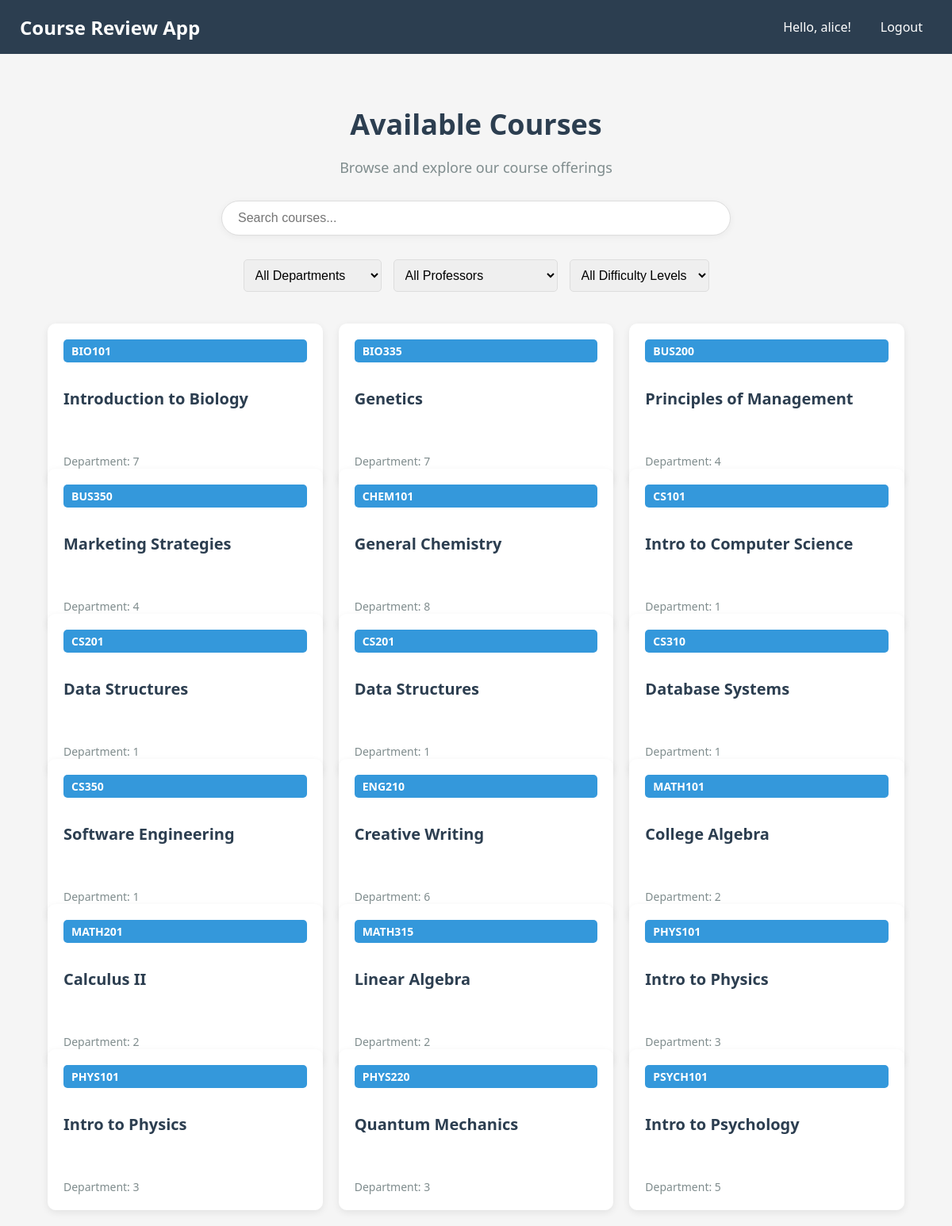
The page /courses (signed in) on the database its author committed.
### tables this page shows
CREATE TABLE courses (
    course_code TEXT PRIMARY KEY,
    course_name TEXT NOT NULL, 
    department_id TEXT NOT NULL,
    FOREIGN KEY (department_id) REFERENCES departments(department_id)
);

### main.py (the view)
@app.route('/courses')
@login_required
def courses():
    conn = get_db_connection()
    courses = conn.execute('''
        SELECT c.course_code, c.course_name, c.department_id, d.department_name,
               cp.professor_id, p.name as professor_name,
               AVG(r.difficulty_rating) as avg_difficulty
        FROM courses c
        LEFT JOIN departments d ON c.department_id = d.department_id
        LEFT JOIN course_professors cp ON c.course_code = cp.course_code
        LEFT JOIN professors p ON cp.professor_id = p.professor_id
        LEFT JOIN reviews r ON c.course_code = r.course_code
        GROUP BY c.course_code, c.course_name, c.department_id, d.department_name, cp.professor_id, p.name
    ''').fetchall()
    departments = conn.execute('SELECT department_id, department_name FROM departments').fetchall()
    professors = conn.execute('SELECT professor_id, name FROM professors').fetchall()
    conn.close()
    return render_template('courses.html', courses=courses, departments=departments, professors=professors)

### main.py (called while the page is built)
def login_required(view):
    @wraps(view)
    def wrapped_view(**kwargs):
        if 'user_id' not in session:
            return redirect(url_for('login'))
        return view(**kwargs)
    return wrapped_view

def get_db_connection():
    conn = sqlite3.connect('database.db')
    conn.row_factory = sqlite3.Row
    return conn

### src/templates/courses.html (shortened to what this page needs)
{% extends 'base.html' %}
{% block content %}
<div class="courses-container">
    <div class="header-section">
        <h1>Available Courses</h1>
        <p class="subtitle">Browse and explore our course offerings</p>
    </div>
    <div class="search-section">
        <input type="text" id="courseSearch" placeholder="Search courses..." class="search-input">
    </div>
    <div class="filter-section">
        <select id="departmentFilter" class="filter-dropdown">
            <option value="">All Departments</option>
        </select>
        <select id="professorFilter" class="filter-dropdown">
            <option value="">All Professors</option>
        </select>
        <select id="difficultyFilter" class="filter-dropdown">
            <option value="">All Difficulty Levels</option>
        </select>
    </div>
    <div class="courses-grid">
        {% for course in courses %}
        <a href="{{ url_for('course_detail', course_code=course['course_code']) }}" class="course-card" data-professor-id="{{ course['professor_id'] }}" data-avg-difficulty="{{ course['avg_difficulty'] }}">
            <div class="course-code">{{ course['course_code'] }}</div>
            <h3 class="course-title">{{ course['course_name'] }}</h3>
            {% if course['department_id'] %}
            <div class="course-dept">Department: {{ course['department_id'] }}</div>
            {% endif %}
        </a>
        {% endfor %}
    </div>
</div>
{% endblock %}

### src/templates/base.html (shortened to what this page needs)
<!DOCTYPE html>
<html lang="en">
<head>
    <link rel="stylesheet" href="{{ url_for('static', filename='style.css') }}">
</head>
<body>
    <nav class="navbar">
        <div class="navbar-brand">
            <a href="{{ url_for('index') }}">Course Review App</a>
        </div>
        <div class="navbar-menu">
            {% if 'user_id' in session %}
            <div class="navbar-user">
                <span>Hello, {{ session['username'] }}!</span>
                <a href="{{ url_for('logout') }}" class="logout-btn">Logout</a>
            </div>
            {% else %}
            <div class="navbar-auth">
                <a href="{{ url_for('login') }}">Login</a>
                <a href="{{ url_for('register') }}">Register</a>
            </div>
            {% endif %}
        </div>
    </nav>
    <div id="main">
        {% block content %}{% endblock %}
    </div>
</body>
</html>

### src/style.css (style rules this page uses)
body { background-color: white; color: black; font-family: sans-serif; margin: 0; }
nav { background-color: #333; color: white; padding: 10px 20px; display: flex; justify-content: space-between; align-items: center; }
nav a { color: white; text-decoration: none; }

### src/templates/courses.html (style rules this page uses)
.courses-container { max-width: 1200px; margin: 0 auto; padding: 20px; }
.header-section { text-align: center; margin-bottom: 30px; }
.header-section h1 { font-size: 36px; color: #2c3e50; margin-bottom: 10px; }
.subtitle { font-size: 18px; color: #7f8c8d; margin-bottom: 30px; }
.search-section { margin-bottom: 30px; display: flex; justify-content: center; }
.search-input { width: 100%; max-width: 600px; padding: 12px 20px; border-radius: 30px; border: 1px solid #ddd; font-size: 16px; box-shadow: 0 2px 10px rgba(0,0,0,0.05); transition: all 0.3s ease; }
.filter-section { display: flex; justify-content: center; gap: 15px; margin-bottom: 20px; }
.filter-dropdown { padding: 10px; border: 1px solid #ddd; border-radius: 5px; font-size: 16px; }
.courses-grid { display: grid; grid-template-columns: repeat(auto-fill, minmax(300px, 1fr)); gap: 20px; padding: 20px; }
.course-card { background-color: white; border-radius: 10px; padding: 20px; box-shadow: 0 3px 10px rgba(0,0,0,0.08); transition: all 0.3s ease; text-decoration: none; color: inherit; position: relative; overflow: hidden; display: flex; flex-direction: column; height: 100%; }
.course-code { display: inline-block; background-color: #3498db; color: white; padding: 5px 10px; border-radius: 5px; font-size: 14px; font-weight: bold; margin-bottom: 12px; }
.course-title { font-size: 20px; margin-bottom: 15px; color: #2c3e50; flex-grow: 1; line-height: 1.4; }
.course-dept { font-size: 14px; color: #7f8c8d; margin-top: auto; }

### src/templates/base.html (style rules this page uses)
body { margin: 0; padding: 0; font-family: 'Segoe UI', Tahoma, Geneva, Verdana, sans-serif; background-color: #f5f5f5; color: #333; }
.navbar { display: flex; justify-content: space-between; align-items: center; background-color: #2c3e50; padding: 15px 25px; color: white; }
.navbar a { color: white; text-decoration: none; }
.navbar-brand a { font-size: 1.5rem; font-weight: bold; }
.navbar-menu { display: flex; align-items: center; }
.navbar-auth a, .logout-btn { margin-left: 15px; padding: 8px 12px; border-radius: 4px; transition: background-color 0.2s; }
.navbar-user { display: flex; align-items: center; }
.navbar-user span { margin-right: 10px; }
#main { max-width: 1200px; margin: 0 auto; padding: 20px; }

### rows shown on the page
courses: course_code "BIO101", course_name "Introduction to Biology", department_id "7"
courses: course_code "BIO335", course_name "Genetics", department_id "7"
courses: course_code "BUS200", course_name "Principles of Management", department_id "4"
courses: course_code "BUS350", course_name "Marketing Strategies", department_id "4"
courses: course_code "CHEM101", course_name "General Chemistry", department_id "8"
courses: course_code "CS101", course_name "Intro to Computer Science", department_id "1"
courses: course_code "CS201", course_name "Data Structures", department_id "1"
courses: course_code "CS310", course_name "Database Systems", department_id "1"
courses: course_code "CS350", course_name "Software Engineering", department_id "1"
courses: course_code "ENG210", course_name "Creative Writing", department_id "6"
courses: course_code "MATH101", course_name "College Algebra", department_id "2"
courses: course_code "MATH201", course_name "Calculus II", department_id "2"
courses: course_code "MATH315", course_name "Linear Algebra", department_id "2"
courses: course_code "PHYS101", course_name "Intro to Physics", department_id "3"
courses: course_code "PHYS220", course_name "Quantum Mechanics", department_id "3"
courses: course_code "PSYCH101", course_name "Intro to Psychology", department_id "5"

### other values the page prints
{{ session['username'] }} "alice"
